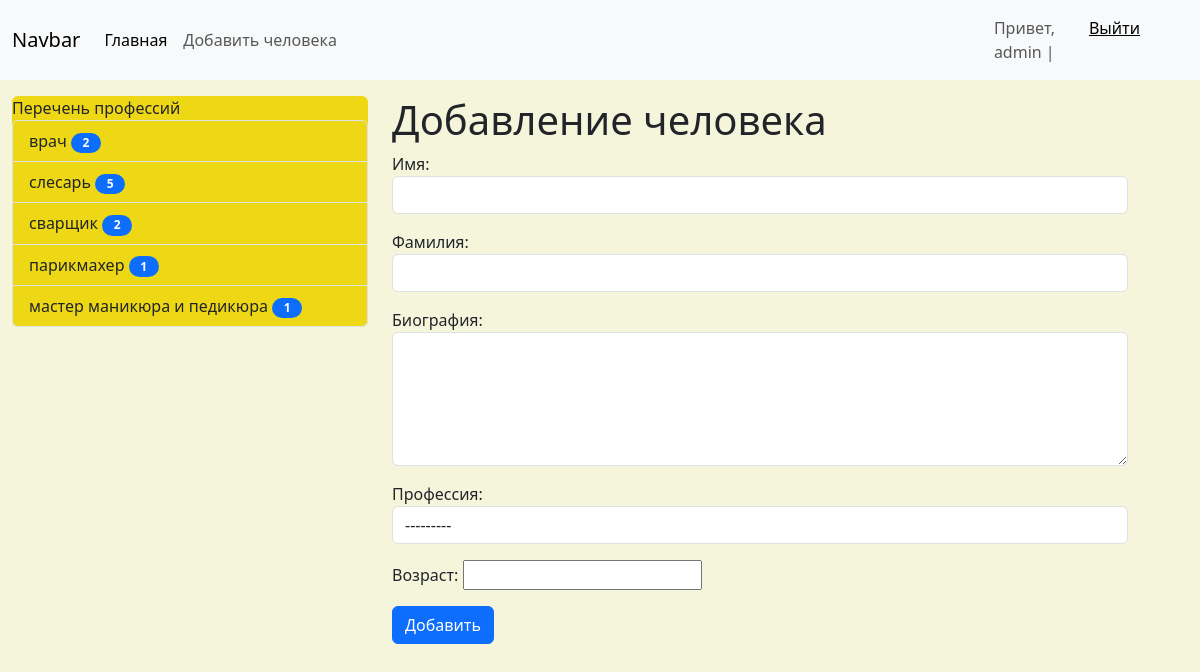
Screenshot of /news/homework/add_human/ (signed in) with the database file from the repository.
### homework/models.py (models this page shows)
class Profession(models.Model):
    title = models.CharField(max_length=150, db_index=True, verbose_name='Профессия')
    def get_absolute_url(self):
        return reverse_lazy('Profession', kwargs={'profession_id': self.pk})
    class Meta:
        verbose_name = 'Профессия'
        verbose_name_plural = 'Профессии'
        ordering = ['id']

### homework/views.py (the view)
# urls.py: path('add_human/', add_human.as_view(), name='Add_human'),
class add_human(LoginRequiredMixin, CreateView):
    form_class = HumanForm
    template_name = 'homework/add_human.html'
    login_url = '/admin/'

### homework/forms.py (shortened to what this page needs)
class HumanForm(forms.ModelForm):
    class Meta:
        model = Human
        fields = ['Name', 'Last_name', 'biography', 'profession', 'age']
        widgets = {
            'Name': forms.TextInput(attrs={
                'class': 'form-control'
            }),
            'Last_name': forms.TextInput(attrs={
                'class': 'form-control'
            }),
            'age': forms.NumberInput(),
            'biography': forms.Textarea(attrs={
                'class': 'form-control',
                'rows': 5
            }),
            'profession': forms.Select(attrs={
                'class': 'form-control'
            })
        }

### News/templatetags/human_tags.py (called while the page is built)
@register.simple_tag(name='get_list_profession')
def get_profession():
    return Profession.objects.annotate(cnt=Count('human'))

@register.inclusion_tag('homework/list_profession.html')
def show_professions(arg1='Перечень', arg2='профессий'):
    professions = Profession.objects.annotate(cnt=Count('human', filter=F('human__is_published'))).filter(cnt__gt=0)
    return {'professions': professions, 'arg1': arg1, 'arg2': arg2}

### homework/templates/homework/add_human.html (shortened to what this page needs)
{% extends 'base.html' %}
{% block sidebar %}
    {% include 'inc/_sidebarhome.html' %}
{% endblock %}
{% block content %}
    <h1>Добавление человека</h1>
    <form action="{% url 'Add_human' %}" method="post">
        {{ form.as_p }}
        <button type="submit" class="btn btn-primary btn-block">Добавить</button>
    </form>
{% endblock %}

### templates/base.html (shortened to what this page needs)
{% block _nav2 %}{% include 'inc/_nav2.html' %} {% endblock %}
{% load static %}
<!doctype html>
<html lang="en">
<head>
    <link href="{% static 'bootstrap/css/bootstrap.min.css' %}" rel="stylesheet">
    <link href="{% static 'css/style.css' %}" rel="stylesheet">
</head>
<body>
<div class="container mt-3" style="margin-left: 0px;">
    <div class="row">
        <div class="col-md-4">
            {% block sidebar %} SIDEBAR {% endblock %}
        </div>
        <div class="col-md-8">
            {% block content %} CONTENT {% endblock %}
        </div>
    </div>
</div>
</body>
</html>

### templates/inc/_nav2.html (shortened to what this page needs)
<nav class="navbar navbar-expand-lg bg-body-tertiary">
    <div class="container-fluid">
        <a class="navbar-brand" href="{% url 'Home' %}">Navbar</a>
        <div class="collapse navbar-collapse" id="navbarNav">
            <ul class="navbar-nav">
                <li class="nav-item">
                    <a class="nav-link active" aria-current="page" href="{% url 'Home' %}">Главная</a>
                </li>
                <li class="nav-item">
                    <a class="nav-link" href="{% url 'Add_human' %}">Добавить человека</a>
                </li>
            </ul>
        </div>
    </div>
    <span class="navbar-text" style="margin-right: 60px; display: flex;">
        {% if request.user.is_authenticated %}
        Привет, {{ user.username }} | <a href="{% url 'Logout' %}">Выйти</a>
        {% else %}
        <a href="{% url 'Register' %}">Регистрация</a>  |  <a href="{% url 'Login' %}">Логин</a>
         {% endif %}
    </span>
</nav>

### templates/inc/_sidebarhome.html
{% load human_tags %}
<div class="list-group" style='background-color: #eed815'>
        {% show_professions %}
</div>

### homework/templates/homework/list_profession.html
{% load human_tags %}
<div class="list-group">
    {{ arg1 }} {{ arg2 }}
    {% for prof in professions %}
      <a href="{{ prof.get_absolute_url }}" class="list-group-item list-group-item-action" style='background-color: #eed815'>{{ prof.title }}
          <span class="badge bg-primary rounded-pill" style="width:30px; color:white;">{{ prof.cnt }}</span></a>
    {% endfor %}
</div>

### NewsPoject/static/css/style.css (style rules this page uses)
body { background-color: beige; }

### rows the page displays
Profession: title "врач", cnt "2"
Profession: title "слесарь", cnt "5"
Profession: title "сварщик", cnt "2"
Profession: title "парикмахер", cnt "1"
Profession: title "мастер маникюра и педикюра", cnt "1"

### other values shown
{{ user.username }} "admin"
{{ arg1 }} "Перечень"
{{ arg2 }} "профессий"
